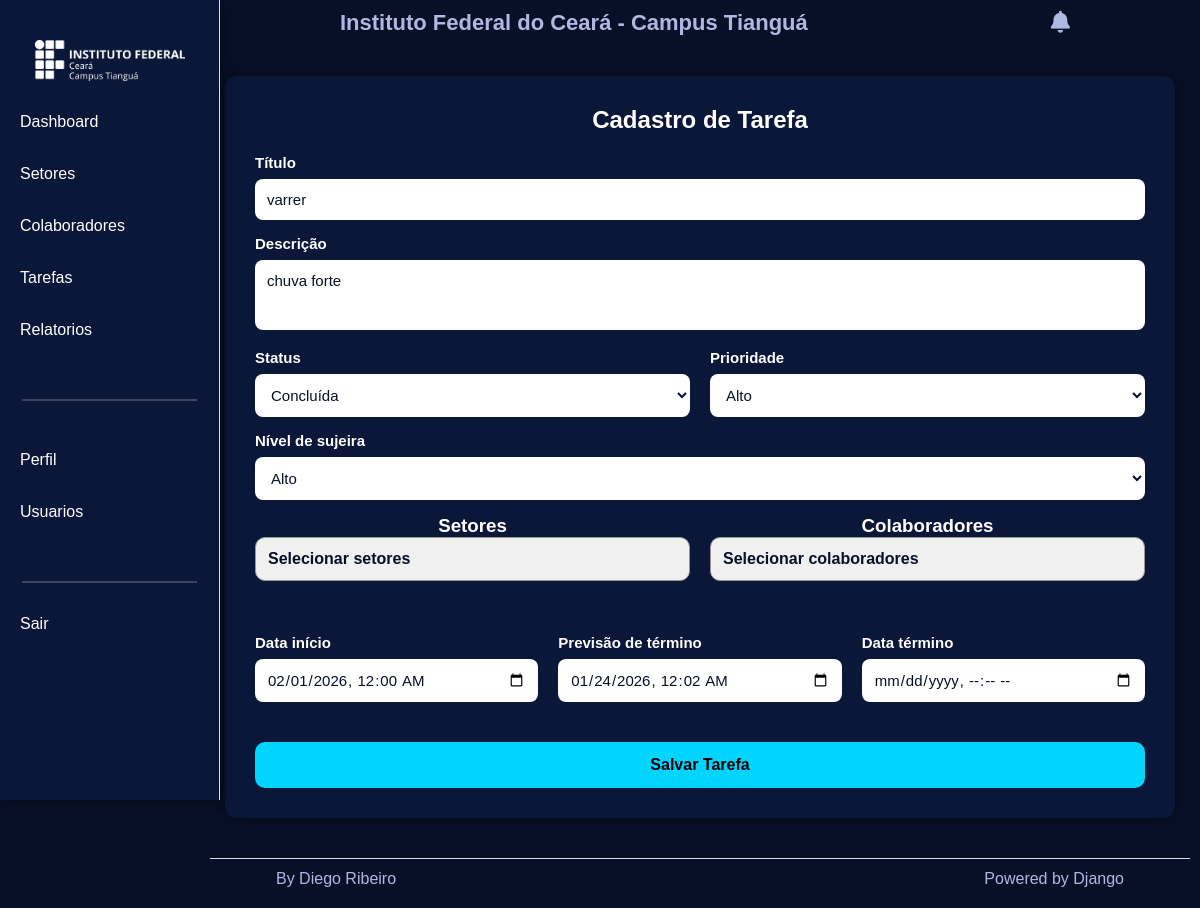
The page /tarefas/bf88f63a981c400b917ed2b65dece866/editar/ (signed in) on the database as committed earlier.
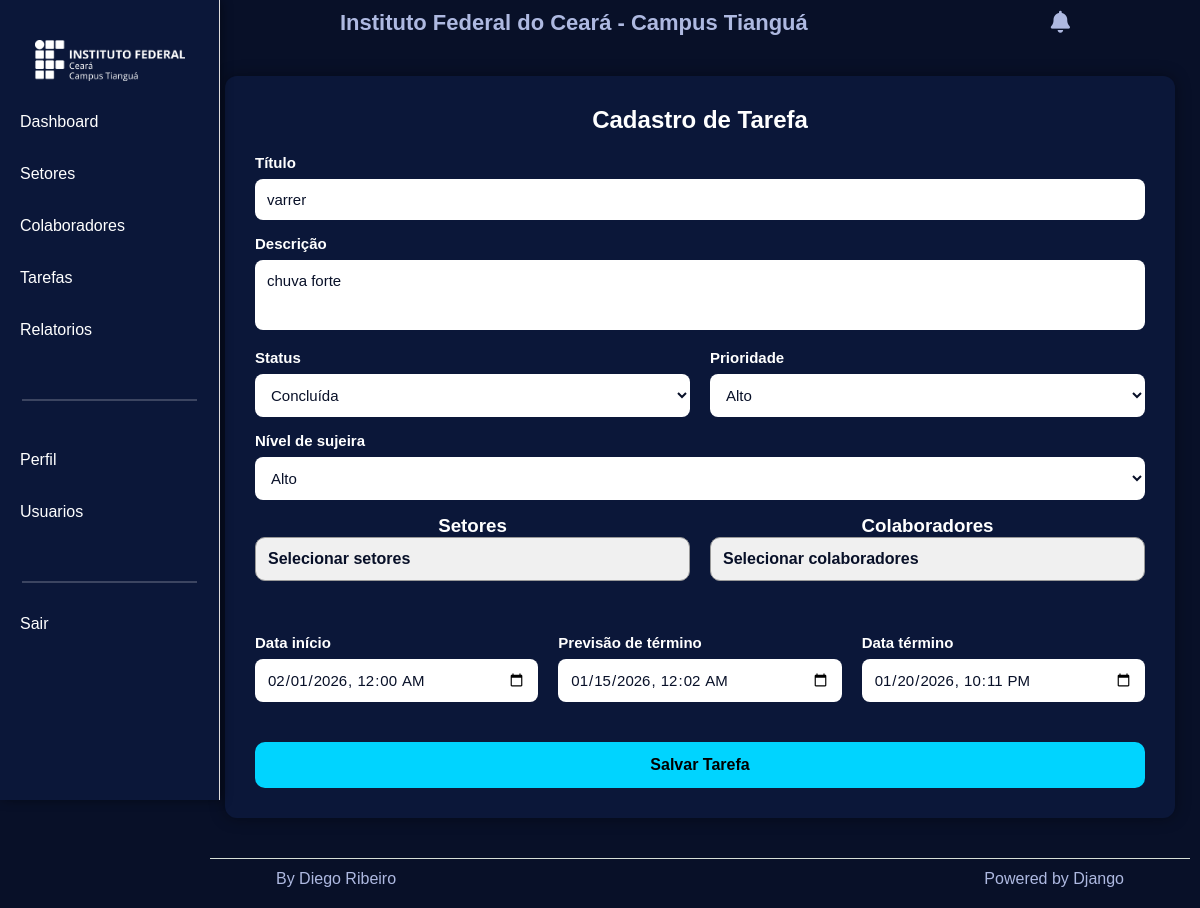
The same page on the database as committed later.
### management/models.py (models this page shows, shortened)
class Tarefa(models.Model):
    SUJEIRA_CHOICES = [
        ('baixo', 'Baixo'),
        ('medio', 'Médio'),
        ('alto', 'Alto'),
    ]
    STATUS_CHOICES = [
        ('pendente', 'Pendente'),
        ('em_andamento', 'Em andamento'),
        ('concluida', 'Concluída'),
        ('cancelada', 'Cancelada'),
    ]
    PRIORIDADE_CHOICES = [
        ('baixo', 'Baixo'),
        ('medio', 'Médio'),
        ('alto', 'Alto'),
    ]
    id = models.CharField(
        max_length=32,
        primary_key=True,
        default=generate_uuid,
        editable=False
    )
    titulo = models.CharField(max_length=150)
    descricao = models.TextField(blank=True, null=True)
    nivel_sujeira = models.CharField(max_length=10, choices=SUJEIRA_CHOICES)
    status = models.CharField(max_length=20, choices=STATUS_CHOICES, default='pendente')
    data_inicio = models.DateTimeField()
    data_previsao_termino = models.DateTimeField()
    data_termino = models.DateTimeField(blank=True, null=True)
    prioridade = models.CharField(max_length=10, choices=PRIORIDADE_CHOICES)
    colaboradores = models.ManyToManyField(
        Colaborador,
        through="TarefaColaborador",
        related_name="tarefas"
    )
    setores = models.ManyToManyField(
        Setor,
        through="TarefaSetor",
        related_name="tarefas"
    )

### management/views.py (the view)
# urls.py: path('tarefas/<str:id>/editar/', tarefa_edit, name='tarefa_edit'),
@login_required(login_url='/usuarios/login/')
@permission_required('management.change_tarefa', raise_exception=True)
def tarefa_edit(request, id):
    tarefa = get_object_or_404(Tarefa, id=id)
    setores = Setor.objects.all()
    colaboradores = Colaborador.objects.all()
    if request.method == 'POST':
        form = TarefaForm(request.POST, request.FILES, instance=tarefa)
        if form.is_valid():
            form.save()
            messages.success(request, 'Tarefa atualizada com sucesso!')
            return redirect('management:tasks')
    else:
        form = TarefaForm(instance=tarefa)
    return render(request, 'managements/tasks/pages/form.html', {
        'form': form,
        'tarefa': tarefa,
        'setores': setores,
        'colaboradores': colaboradores
    })

### management/templates/managements/tasks/pages/form.html (shortened to what this page needs)
{% include 'managements/tasks/partials/head.html' %}
{% include 'managements/sectors/partials/head.html' %}
<body>
    {% include 'global/partials/sidebar.html' %}
    <div class="content">
        {% include 'global/partials/header.html' %}
        <div class="table-wrapper">
            <form method="post" class="tarefa-form">
                <h2 style="color:white; text-align:center; margin-bottom:20px;">
                    Cadastro de Tarefa
                </h2>
                <div class="form-group">
                    <label>Título</label>
                    {{ form.titulo }}
                </div>
                <div class="form-group">
                    <label>Descrição</label>
                    {{ form.descricao }}
                </div>
                <div class="form-row">
                    <div class="form-group">
                        <label>Status</label>
                        {{ form.status }}
                    </div>
                    <div class="form-group">
                        <label>Prioridade</label>
                        {{ form.prioridade }}
                    </div>
                </div>
                <div class="form-group">
                    <label>Nível de sujeira</label>
                    {{ form.nivel_sujeira }}
                </div>
            <div class="form-row">
                <div class="form-group">
                    <h3 style="color:white;">Setores</h3>
                    <div class="dropdown" id="setoresDropdown">
                        <div class="dropdown-btn" onclick="toggleDropdown('setoresDropdown')">
                            Selecionar setores
                        </div>
                    </div>
                </div>
                <div class="form-group">
                    <h3 style="color:white;">Colaboradores</h3>
                    <div class="dropdown" id="colaboradoresDropdown">
                        <div class="dropdown-btn" onclick="toggleDropdown('colaboradoresDropdown')">
                            Selecionar colaboradores
                        </div>
                    </div>
                </div>
            </div>
                <br>
                <div class="form-row">
                    <div class="form-group">
                        <label>Data início</label>
                        {{ form.data_inicio }}
                    </div>
                    <div class="form-group">
                        <label>Previsão de término</label>
                        {{ form.data_previsao_termino }}
                    </div>
                    <div class="form-group">
                        <label>Data término</label>
                        {{ form.data_termino }}
                    </div>
                </div>
                <button type="submit" class="btn-salvar">
                    Salvar Tarefa
                </button>
            </form>
        </div>
        {% include 'global/partials/footer.html' %}
    </div>
</body>
</html>

Rows that differ between the two databases and show on the page:
changed Tarefa "varrer": data_previsao_termino "01/24/2026 00:02" → "01/15/2026 00:02"; data_termino (not shown) → "01/20/2026 22:11"
